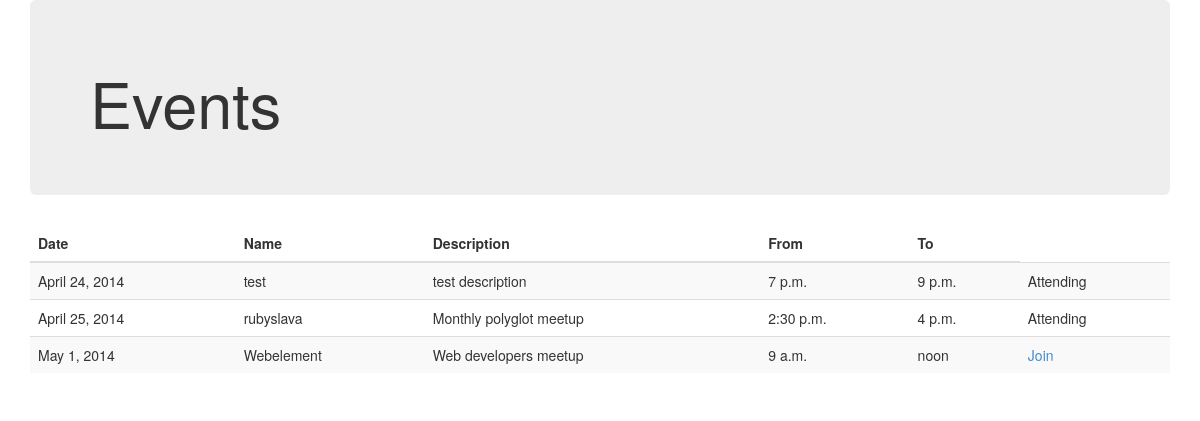
The page / (signed in) on the database its author committed.
### events/models.py (models this page shows)
class Event(models.Model):
    name = models.CharField(max_length=75)
    description = models.TextField(blank=True, null=True)
    date = models.DateField()
    from_time = models.TimeField()
    to_time = models.TimeField()
    attendees = models.ManyToManyField(
        to=settings.AUTH_USER_MODEL, through='Attendance'
    )

### events/views.py (the view)
# urls.py: url(r'^$', EventsView.as_view(), name='events-list'),
class EventsView(ListView):
    model = Event
    def get_queryset(self):
        results = self.model.objects.extra(
            select={
                'attends': 'select count(a.user_id) '
                           'from events_attendance AS a '
                           'join auth_user AS u on (a.user_id=u.id) '
                           'where a.event_id=events_event.id AND u.username="{}"'.format(
                                self.request.session.get('username', None)
                            )
            }
        )
        return results

### events/templates/events/event_list.html (shortened to what this page needs)
<!DOCTYPE html>
{% load staticfiles %}
<html lang="en">
<head>
    <link href='{% static "css/bootstrap.min.css" %}' rel="stylesheet">
    <link href='{% static "css/bootstrap-theme.min.css" %}' rel="stylesheet">
</head>
<body role="document">
<div class="container" role="main">
    <div class="jumbotron">
        <h1>Events</h1>
    </div>
    <div class="table-responsive">
        <table class="table table-striped">
            <thead>
            <tr>
                <th>Date</th>
                <th>Name</th>
                <th>Description</th>
                <th>From</th>
                <th>To</th>
            </tr>
            </thead>
            <tbody>
            {% for event in object_list %}
                <tr>
                    <td>{{ event.date }}</td>
                    <td>{{ event.name }}</td>
                    <td>{{ event.description }}</td>
                    <td>{{ event.from_time }}</td>
                    <td>{{ event.to_time }}</td>
                    <td>
                        {% if event.attends == 0 %}
                            <a href="/events/{{ event.id }}/">Join</a>
                        {% else %}
                            <span>Attending</span>
                        {% endif %}
                    </td>
                </tr>
            {% empty %}
                <tr>
                    <td>No events available</td>
                </tr>
            {% endfor %}
            </tbody>
        </table>
    </div>
</div>
</body>
</html>

### rows shown on the page
Event: date "April 24, 2014", name "test", description "test description", from_time "7 p.m.", to_time "9 p.m.", shows "Attending"
Event: date "April 25, 2014", name "rubyslava", description "Monthly polyglot meetup", from_time "2:30 p.m.", to_time "4 p.m.", shows "Attending"
Event: date "May 1, 2014", name "Webelement", description "Web developers meetup", from_time "9 a.m.", to_time "noon"
